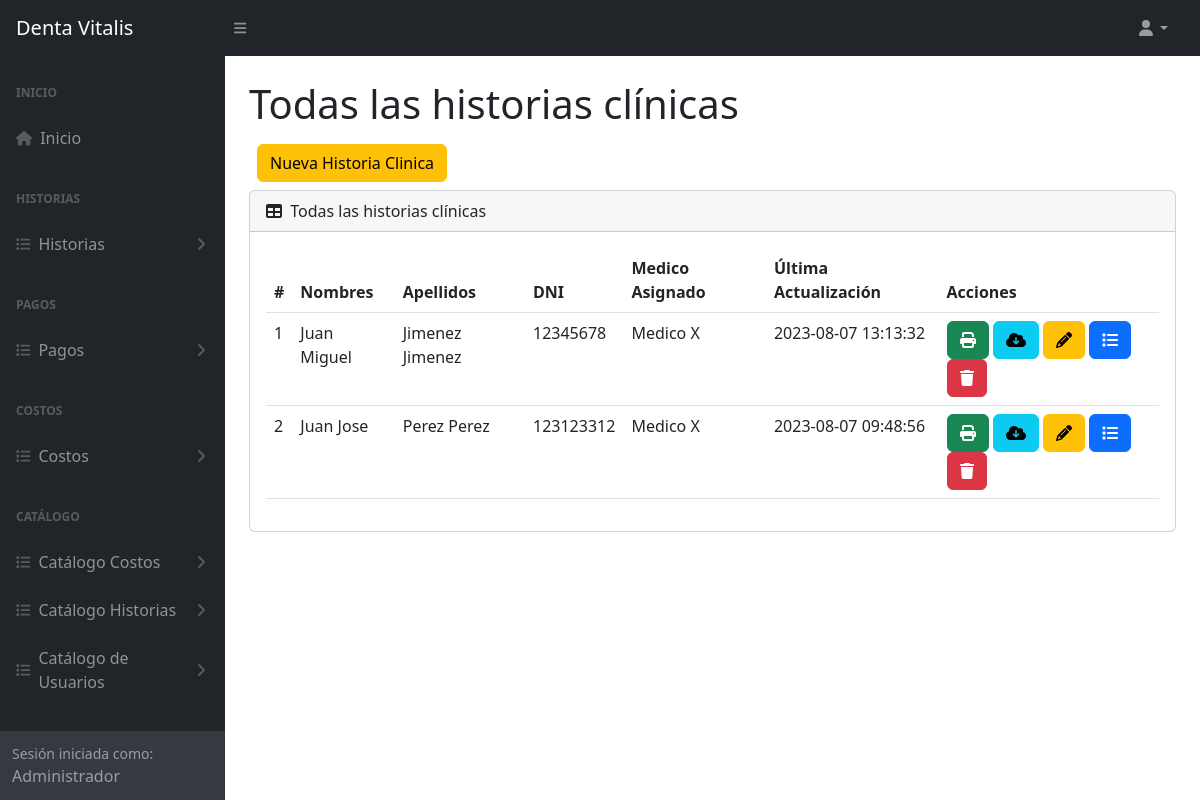
The page /historiaClinica (signed in) on the database as committed earlier.
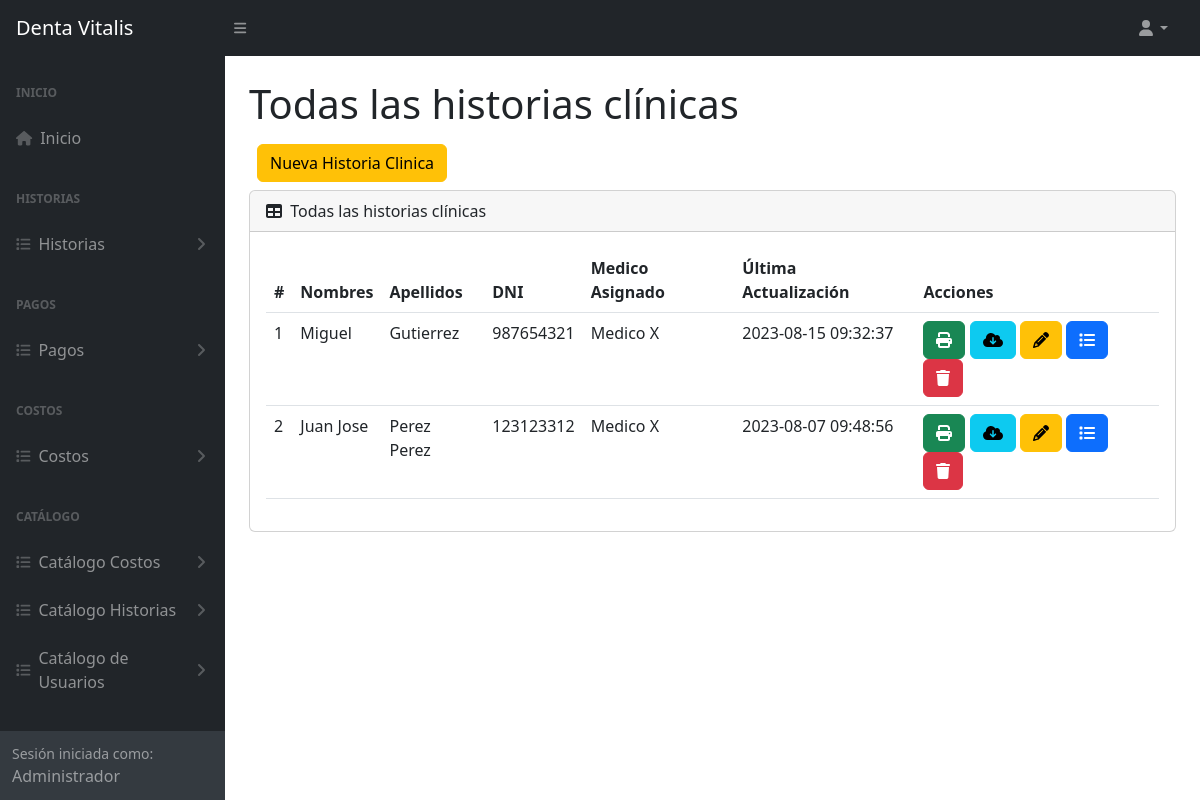
The same page on the database as committed later.
### tables this page shows
CREATE TABLE `tba_historiaclinica`  (
  `IdHistoriaClinica` int NOT NULL AUTO_INCREMENT,
  `IdPaciente` int NOT NULL,
  `IdSocio` int NOT NULL,
  `AlergiasEncontradas` varchar(500) NULL DEFAULT NULL,
  `MotivoConsulta` varchar(255) NULL DEFAULT NULL,
  `DatosInformante` varchar(255) NULL DEFAULT NULL,
  `TiempoEnfermedad` varchar(255) NULL DEFAULT NULL,
  `SignosSintomas` varchar(255) NULL DEFAULT NULL,
  `RelatoCronologico` varchar(255) NULL DEFAULT NULL,
  `FuncionesBiologicas` varchar(255) NULL DEFAULT NULL,
  `AntecedentesFamiliares` varchar(500) NULL DEFAULT NULL,
  `AntecedentesPersonales` varchar(500) NULL DEFAULT NULL,
  `RutaOdontograma` varchar(255) NULL DEFAULT NULL,
  `UsuarioCreado` int NOT NULL,
  `UsuarioActualizado` int NOT NULL,
  `FechaCreado` datetime NOT NULL,
  `FechaActualiza` datetime NOT NULL,
  PRIMARY KEY (`IdHistoriaClinica`) USING BTREE,
  INDEX `tba_historiaclinica_fkPaciente`(`IdPaciente`) USING BTREE,
  INDEX `tba_historiaclinica_fksocio`(`IdSocio`) USING BTREE,
  CONSTRAINT `tba_historiaclinica_fkPaciente` FOREIGN KEY (`IdPaciente`) REFERENCES `tba_paciente` (`IdPaciente`) ON DELETE RESTRICT ON UPDATE RESTRICT,
  CONSTRAINT `tba_historiaclinica_fksocio` FOREIGN KEY (`IdSocio`) REFERENCES `tba_socio` (`IdSocio`) ON DELETE RESTRICT ON UPDATE RESTRICT
);

CREATE TABLE `tba_paciente`  (
  `IdPaciente` int NOT NULL AUTO_INCREMENT,
  `NombrePaciente` varchar(100) NOT NULL,
  `ApellidoPaciente` varchar(100) NOT NULL,
  `DNIPaciente` int NOT NULL,
  `SexoPaciente` varchar(12) NULL DEFAULT NULL,
  `EdadPaciente` varchar(11) NULL DEFAULT NULL,
  `FechaNacimiento` date NULL DEFAULT NULL,
  `CelularPaciente` varchar(11) NOT NULL,
  `DomicilioPaciente` varchar(255) NULL DEFAULT NULL,
  `LugarProcedencia` varchar(100) NULL DEFAULT NULL,
  `LugarNacimiento` varchar(80) NULL DEFAULT NULL,
  `GradoInstruccion` varchar(20) NULL DEFAULT NULL,
  `RazaPaciente` varchar(20) NULL DEFAULT NULL,
  `OcupacionPaciente` varchar(20) NULL DEFAULT NULL,
  `ReligionPaciente` varchar(20) NULL DEFAULT NULL,
  `EstadoCivil` varchar(20) NULL DEFAULT NULL,
  `NumeroContactoPaciente` varchar(11) NULL DEFAULT NULL,
  `NombreContactoPaciente` varchar(100) NULL DEFAULT NULL,
  `UsuarioCreado` int NOT NULL,
  `UsuarioActualiza` int NOT NULL,
  `FechaCreacion` datetime NOT NULL,
  `FechaActualizacion` datetime NOT NULL,
  PRIMARY KEY (`IdPaciente`) USING BTREE
);

CREATE TABLE `tba_socio`  (
  `IdSocio` int NOT NULL AUTO_INCREMENT,
  `NombreSocio` varchar(150) NOT NULL,
  `IdTipoIdentificacion` int NULL DEFAULT NULL,
  `IdTipoSocio` int NOT NULL,
  `Identificacion` varchar(15) NULL DEFAULT NULL,
  `FechaCreacion` datetime NOT NULL,
  `FechaActualizacion` datetime NOT NULL,
  PRIMARY KEY (`IdSocio`) USING BTREE,
  INDEX `tba_socio_fksocios`(`IdTipoIdentificacion`) USING BTREE,
  INDEX `tba_socio_fktiposocio`(`IdTipoSocio`) USING BTREE,
  CONSTRAINT `tba_socio_fksocios` FOREIGN KEY (`IdTipoIdentificacion`) REFERENCES `tba_tipoidentificacion` (`IdTipoIdentificacion`) ON DELETE RESTRICT ON UPDATE RESTRICT,
  CONSTRAINT `tba_socio_fktiposocio` FOREIGN KEY (`IdTipoSocio`) REFERENCES `tba_tiposocio` (`IdTipoSocio`) ON DELETE RESTRICT ON UPDATE RESTRICT
);

### controller/plantilla.controller.php (called while the page is built)
<?php
class ControllerPlantilla
{
  static public function ctrPlantilla()
  {
    include "view/plantilla.php";
  }
}

### index.php (called while the page is built, shortened)
<?php
require_once "controller/plantilla.controller.php";
require_once "controller/historias.controller.php";
require_once "controller/pagos.controller.php";
require_once "model/historias.model.php";
$plantilla = new ControllerPlantilla();
$plantilla -> ctrPlantilla();

### controller/historias.controller.php (called while the page is built, shortened)
<?php
class ControllerHistorias
{
  public static function ctrMostrarAllHistorias()
  {
    $tabla = "tba_historiaclinica";
    $listaHistorias = ModelHistorias::mdlMostrarAllHistorias($tabla);
    return $listaHistorias;
  }
}

### model/conexion.php (called while the page is built)
<?php
class Conexion
{
  static public function conn()
  {
    $link = new PDO("mysql:host=localhost;dbname=db_dentavitalis","root","");
		$link->exec("set names utf8");
		return $link;
  }
}

### model/historias.model.php (called while the page is built, shortened)
<?php
require_once "conexion.php";
class ModelHistorias
{
  public static function mdlMostrarAllHistorias($tabla)
  {
    $statement = Conexion::conn()->prepare("SELECT tba_historiaclinica.IdHistoriaClinica, tba_historiaclinica.IdPaciente, tba_historiaclinica.IdSocio, tba_historiaclinica.FechaActualiza, tba_paciente.NombrePaciente, tba_paciente.ApellidoPaciente, tba_paciente.DNIPaciente, tba_socio.NombreSocio FROM $tabla INNER JOIN tba_paciente ON tba_historiaclinica.IdPaciente = tba_paciente.IdPaciente INNER JOIN tba_socio ON tba_historiaclinica.IdSocio = tba_socio.IdSocio ORDER BY IdHistoriaClinica DESC");
    $statement -> execute();
    return $statement -> fetchAll();
  }
}

### view/modules/historiaClinica.php (the view, shortened to what this page needs)
</div>
        </div>
        <div class="sb-sidenav-footer">
          <div class="small">Sesión iniciada como:</div>
          <?php echo $_SESSION["nombreUsuario"] ?>
        </div>
      </nav>
    </div>
    <div id="layoutSidenav_content">
      <main class="bg">
        <div class="container-fluid px-4">
          <h1 class="mt-4">Todas las historias clínicas</h1>
          <div class="d-inline-flex m-2">
            <button type="button" class="btn btn-warning btnNuevaHistoria" id="btnNuevaHistoria">
              Nueva Historia Clinica
            </button>
          </div>
          <div class="card mb-4">
            <div class="card-header">
              <i class="fas fa-table me-1"></i>
              Todas las historias clínicas
            </div>
            <div class="card-body">
              <table id="datatablesSimple" class="data-table-AllHistorias table">
                <thead>
                  <tr>
                    <th>#</th>
                    <th>Nombres</th>
                    <th>Apellidos</th>
                    <th>DNI</th>
                    <th>Medico Asignado</th>
                    <th>Última Actualización</th>
                    <th>Acciones</th>
                  </tr>
                </thead>
                <tbody>
                  <?php
                    $listaHistorias = ControllerHistorias::ctrMostrarAllHistorias();
                    foreach ($listaHistorias as $key => $value)
                    {
                      echo
                      '<tr>
                        <td>'.($key + 1).'</td>
                        <td>'.$value["NombrePaciente"].'</td>
                        <td>'.$value["ApellidoPaciente"].'</td>
                        <td>'.$value["DNIPaciente"].'</td>
                        <td>'.$value["NombreSocio"].'</td>
                        <td>'.$value["FechaActualiza"].'</td>
                        <td>
                          <button class="btn btn-success btnImprimirHistoria" id="btnImprimirHistoria" codHistoria="'.$value["IdHistoriaClinica"].'"><i class="fa fa-print"></i></button>
                          <button class="btn btn-info btnDescargarOdontograma" id="btnDescargarOdontograma" codHistoria="'.$value["IdHistoriaClinica"].'"><i class="fa fa-cloud-download"></i></button>
                          <button class="btn btn-warning btnEditarHistoria" id="btnEditarHistoria" codPaciente="'.$value["IdPaciente"].'" codHistoria="'.$value["IdHistoriaClinica"].'"><i class="fa-solid fa-pencil"></i></button>
                          <button class="btn btn-primary btnListarPlanTratamiento" id="btnListarPlanTratamiento" codPaciente="'.$value["IdPaciente"].'" codHistoria="'.$value["IdHistoriaClinica"].'"><i class="fa fa-list"></i></button>
                          <button class="btn btn-danger btnEliminarHistoria" codPaciente="'.$value["IdPaciente"].'" codHistoria="'.$value["IdHistoriaClinica"].'"><i class="fa-solid fa-trash"></i></button>
                        </td>
                      </tr>';
                    }
                  ?>
                </tbody>
              </table>
            </div>
          </div>
        </div>
      </main>
    </div>
  </div>

Rows that differ between the two databases and show on the page:
removed tba_historiaclinica: IdPaciente.NombrePaciente "Juan Miguel", IdPaciente.ApellidoPaciente "Jimenez Jimenez", IdPaciente.DNIPaciente "12345678", IdSocio.NombreSocio "Medico X", FechaActualiza "2023-08-07 13:13:32"
added tba_historiaclinica: IdPaciente.NombrePaciente "Miguel", IdPaciente.ApellidoPaciente "Gutierrez", IdPaciente.DNIPaciente "987654321", IdSocio.NombreSocio "Medico X", FechaActualiza "2023-08-15 09:32:37"
